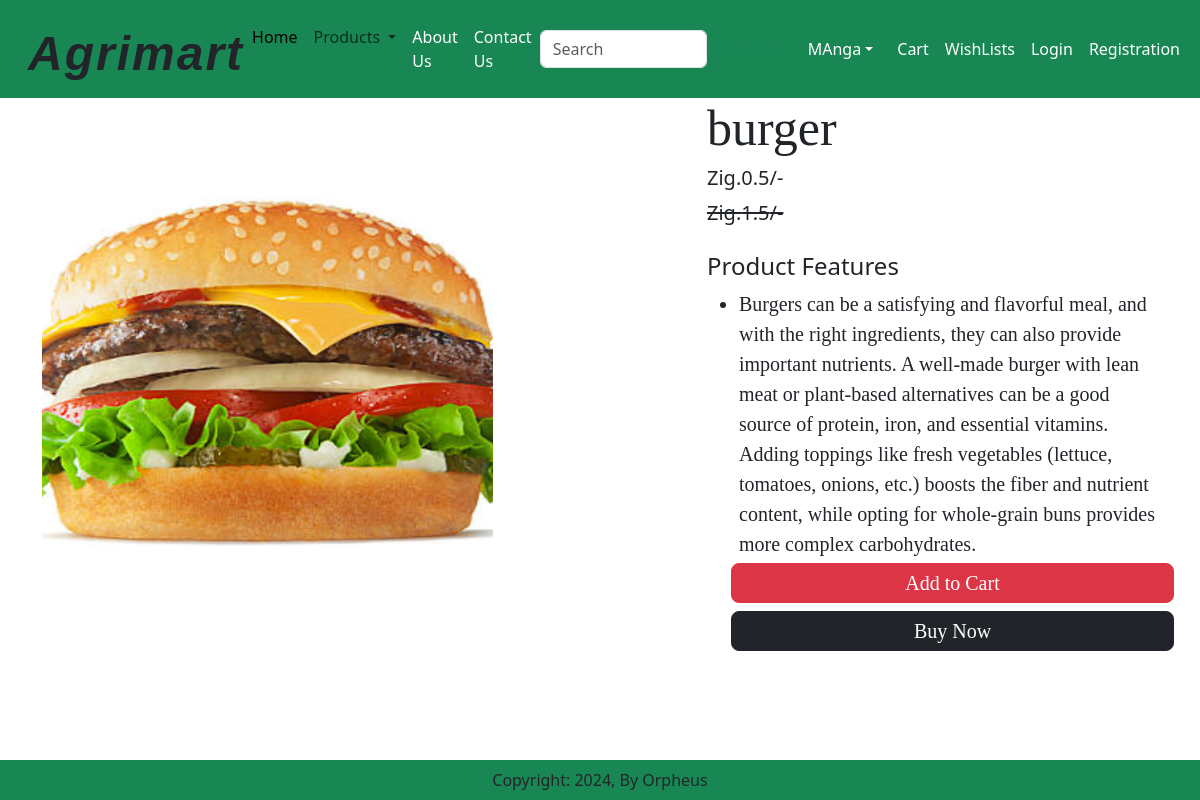
/product_detail/7, run on the app's committed database.
### farm_market/models.py (models this page shows, shortened)
class Product(models.Model):
    farmer = models.ForeignKey(Farmer, related_name='products', on_delete=models.CASCADE)
    title = models.CharField(max_length=100)
    description = models.TextField()
    price = models.DecimalField(max_digits=10, decimal_places=2)
    quantity = models.IntegerField()
    selling_price = models.FloatField(default=0.0)
    discounted_price = models.FloatField(default=0.0)
    composition = models.TextField(default="")
    prodapp = models.TextField(default="")
    category = models.CharField(choices=CATEGORY_CHOICES, max_length=5, default='DEF')
    product_image = models.ImageField(upload_to="product", null=True, blank=True)

### farm_market/views.py (the view)
# urls.py: path('product_detail/<int:pk>', ProductDetail.as_view(), name='product_detail'),
class ProductDetail(View):
    def get(self,request, pk):
        product = Product.objects.get(pk=pk)
        return render(request, "farm_market/product_detail.html", locals())

### farm_market/templates/farm_market/product_detail.html (shortened to what this page needs)
{% extends "farm_market/index.html" %}
{% load static %}
{% block maincontent %}
<div class= container>
<div class="row flex justify-content-between">
    <div class="img2 col-lg-5 mt-5">
        <img src="{{product.product_image.url}}" class="image col-xs-6
        col-sm-12 col-lg-12 mt-3 text-sm-center w-100 h-75" alt="">
    </div>
    <div class="productdetail col-lg-5">
        <h1 style="font-family: Georgia; font-size: 50px;">
            {{product.title}}
        </h1>
        <h5>Zig.{{product.discounted_price}}/-</h5>
        <small class="text-decoration-line-through-muted
        fs-5"><del> Zig.{{product.selling_price}}/-</small></del>
        <br><br><h4>Product Features</h4>
        <ul class="fs-5" style="font-family: Rajdhani;">
            <li>{{product.description }}</li>
            <div class="buttons row flex" style="font-family:Rajdhani;">
                <button type="submit" class="d-grid gap-Z btn1 btn btn-danger
                p-1 m-1 btn-lg text-decoration-none text-white">
                Add to Cart
                </button>
                <div class="btn btn-dark p-1 m-1 btn-lg">
                    <a href="#" class="text-decoration-none text-white">Buy Now</a>
                </div>
            </div>
        </ul>
    </div>
</div>
</div>
{% endblock maincontent%}

### data on the page
Product: product_image (picture), title "burger", discounted_price "0.5", selling_price "1.5", description "Burgers can be a satisfying and flavorful meal, and with the right ingredients, they can also provide important nutrients. A well-made burger with lean meat or plant-based alternatives can be a good source of protein, iron, and essential vitamins. Adding toppings like fresh vegetables (lettuce, tomatoes, onions, etc.) boosts the fiber and nutrient content, while opting for whole-grain buns provides more complex carbohydrates."
